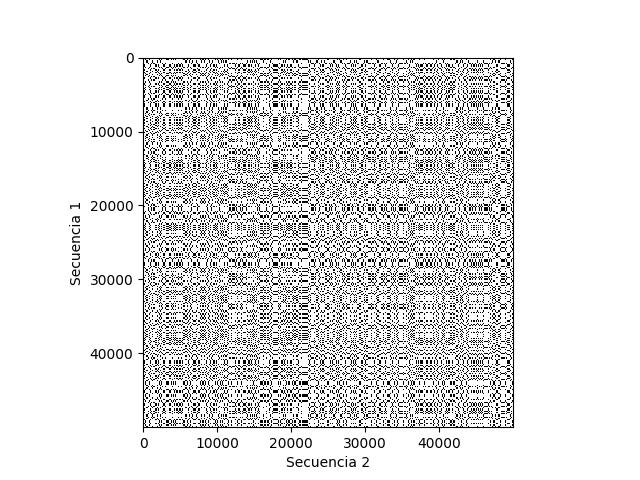
#> input picture dotplot_hilos.png, 640 x 480 px
$ python filtro.py
#> lines starting #> are read from the running program, lines starting #| are printed output that depends on the picture
import cv2
import numpy as np
from matplotlib import pyplot as plt

# Load the image
image_path = './dotplot_hilos.png'
image = cv2.imread(image_path, cv2.IMREAD_GRAYSCALE)
#> image is the input picture: shape (480, 640); min 0, max 255, mean 224

# Check if the image was loaded correctly
if image is None:
    raise ValueError("Image not loaded correctly")

# Define diagonal Sobel filters
# Kernel for 45 degree diagonal (top-left to bottom-right)
sobel_45 = np.array([[2, -1, -1],
                     [-1, 2, -1],
                     [-1, -1, 2]])

# Kernel for 135 degree diagonal (top-right to bottom-left)
sobel_135 = np.array([[-1, -1, 2],
                      [-1, 2, -1],
                      [2, -1, -1]])

# Apply the filters using convolution
filtered_45 = cv2.filter2D(image, -1, sobel_45)
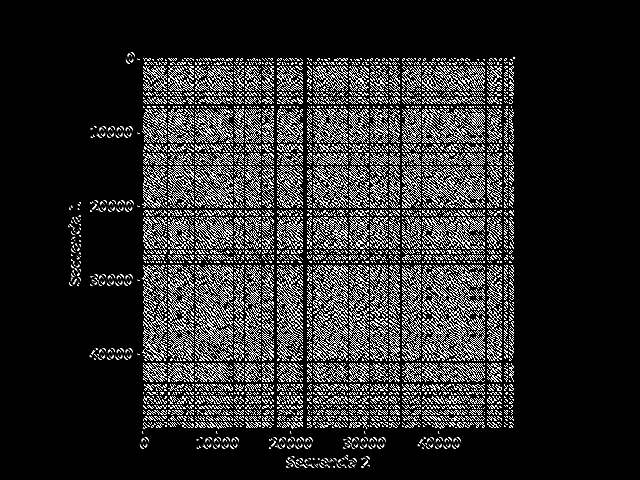
#> filtered_45: shape (480, 640); min 0, max 255, mean 42.9
filtered_135 = cv2.filter2D(image, -1, sobel_135)
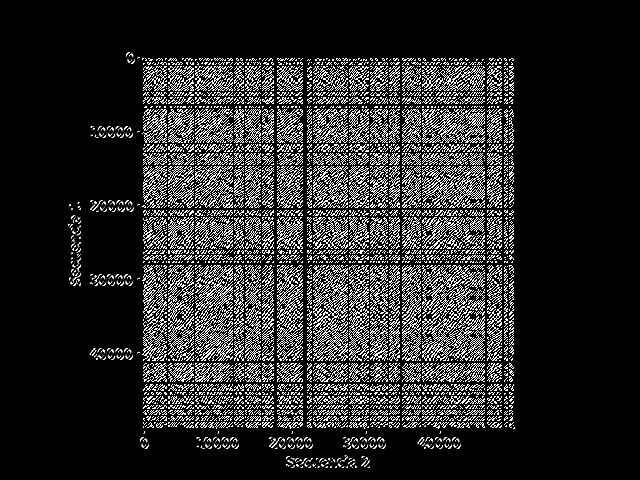
#> filtered_135: shape (480, 640); min 0, max 255, mean 42.8

# Combine the results
combined_filtered = cv2.addWeighted(filtered_45, 0.5, filtered_135, 0.5, 0)
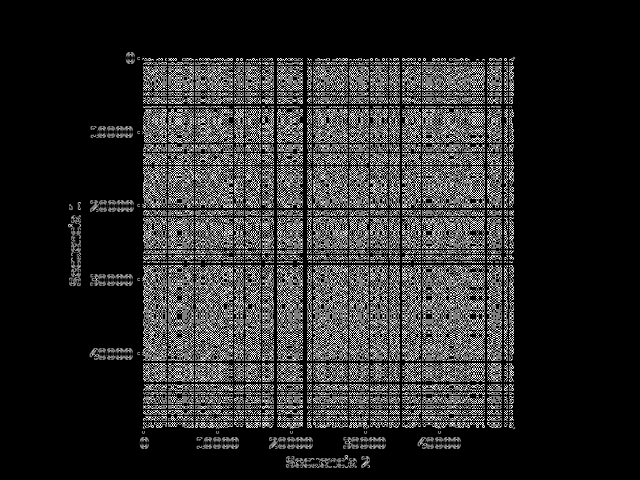
#> combined_filtered: shape (480, 640); min 0, max 255, mean 43

# Display the original and filtered images
plt.figure(figsize=(15, 5))
plt.subplot(1, 3, 1)
plt.title("Original Image")
plt.imshow(image, cmap='gray')
plt.subplot(1, 3, 2)
plt.title("Diagonal Edge Detection (45 degrees)")
plt.imshow(filtered_45, cmap='gray')
plt.subplot(1, 3, 3)
plt.title("Diagonal Edge Detection (135 degrees)")
plt.imshow(filtered_135, cmap='gray')
plt.figure(figsize=(5, 5))
plt.title("Combined Diagonal Edge Detection")
plt.imshow(combined_filtered, cmap='gray')
plt.show()
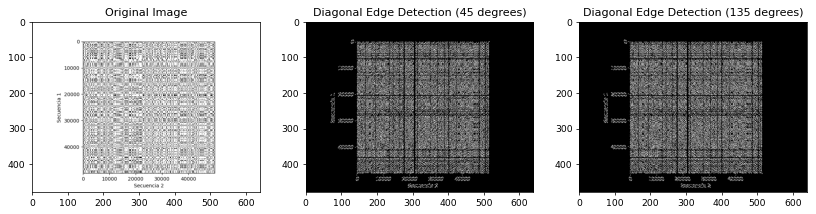
#> figure drawn by matplotlib, 3 panels
